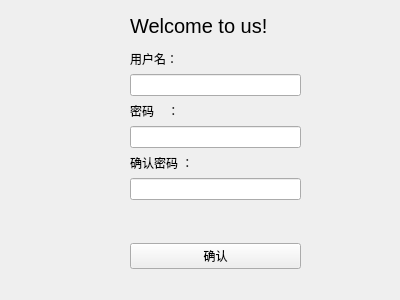
<?xml version="1.0" encoding="UTF-8"?>
<ui version="4.0">
 <class>SignIn</class>
 <widget class="QWidget" name="SignIn">
  <property name="geometry">
   <rect>
    <x>0</x>
    <y>0</y>
    <width>400</width>
    <height>300</height>
   </rect>
  </property>
  <property name="windowTitle">
   <string>注册界面</string>
  </property>
  <widget class="QLabel" name="label">
   <property name="geometry">
    <rect>
     <x>130</x>
     <y>10</y>
     <width>161</width>
     <height>31</height>
    </rect>
   </property>
   <property name="font">
    <font>
     <pointsize>15</pointsize>
    </font>
   </property>
   <property name="text">
    <string>Welcome to us!</string>
   </property>
  </widget>
  <widget class="QWidget" name="">
   <property name="geometry">
    <rect>
     <x>130</x>
     <y>50</y>
     <width>171</width>
     <height>219</height>
    </rect>
   </property>
   <layout class="QFormLayout" name="formLayout">
    <item row="0" column="0">
     <widget class="QLabel" name="label_2">
      <property name="text">
       <string>用户名：</string>
      </property>
     </widget>
    </item>
    <item row="2" column="0">
     <widget class="QLabel" name="label_3">
      <property name="text">
       <string>密码    ：</string>
      </property>
     </widget>
    </item>
    <item row="4" column="0">
     <widget class="QLabel" name="label_4">
      <property name="text">
       <string>确认密码 ：</string>
      </property>
     </widget>
    </item>
    <item row="3" column="0" colspan="2">
     <widget class="QLineEdit" name="lineEdit_password"/>
    </item>
    <item row="1" column="0" colspan="2">
     <widget class="QLineEdit" name="lineEdit_username"/>
    </item>
    <item row="5" column="0" colspan="2">
     <widget class="QLineEdit" name="lineEdit_ensure_password"/>
    </item>
    <item row="7" column="0" colspan="2">
     <widget class="QPushButton" name="pushButton">
      <property name="text">
       <string>确认</string>
      </property>
     </widget>
    </item>
    <item row="6" column="0">
     <spacer name="verticalSpacer">
      <property name="orientation">
       <enum>Qt::Vertical</enum>
      </property>
      <property name="sizeHint" stdset="0">
       <size>
        <width>20</width>
        <height>40</height>
       </size>
      </property>
     </spacer>
    </item>
   </layout>
  </widget>
 </widget>
 <resources/>
 <connections/>
</ui>
